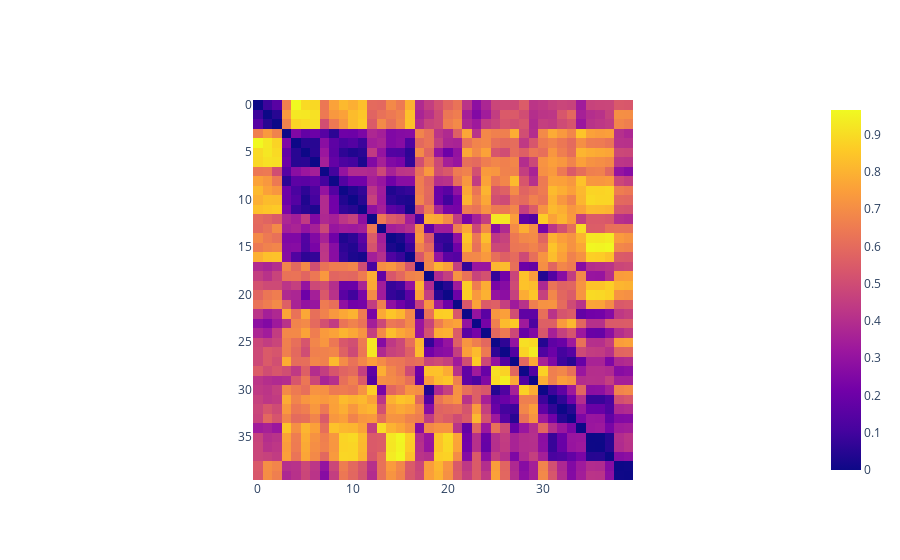

Notebook code for this chart:
### Code cell
dissim_matrix_plot = gtda.plotting.plot_heatmap(dissim_matrixes[print_obj], colorscale = None, plotly_params = { 'autocolorscale': True })
display(dissim_matrix_plot)
dissim_matrix_plot.write_image(file = f"{subj}/{exp}/dissim_matrix.svg", format = "svg")

### Figure 1 — Plotly figure (JSON) as saved in the notebook; plotly's stock layout.template omitted (floating-point values rounded to 4 significant figures; data arrays with more than 128 entries replaced by an {"elided": "..."} marker saying what was removed)
{"data": [{"type": "heatmap", "z": {"elided": "40x40 float values"}}], "layout": {"plot_bgcolor": "white", "xaxis": {"constrain": "domain", "scaleanchor": "y"}, "yaxis": {"autorange": "reversed", "constrain": "domain"}}}
